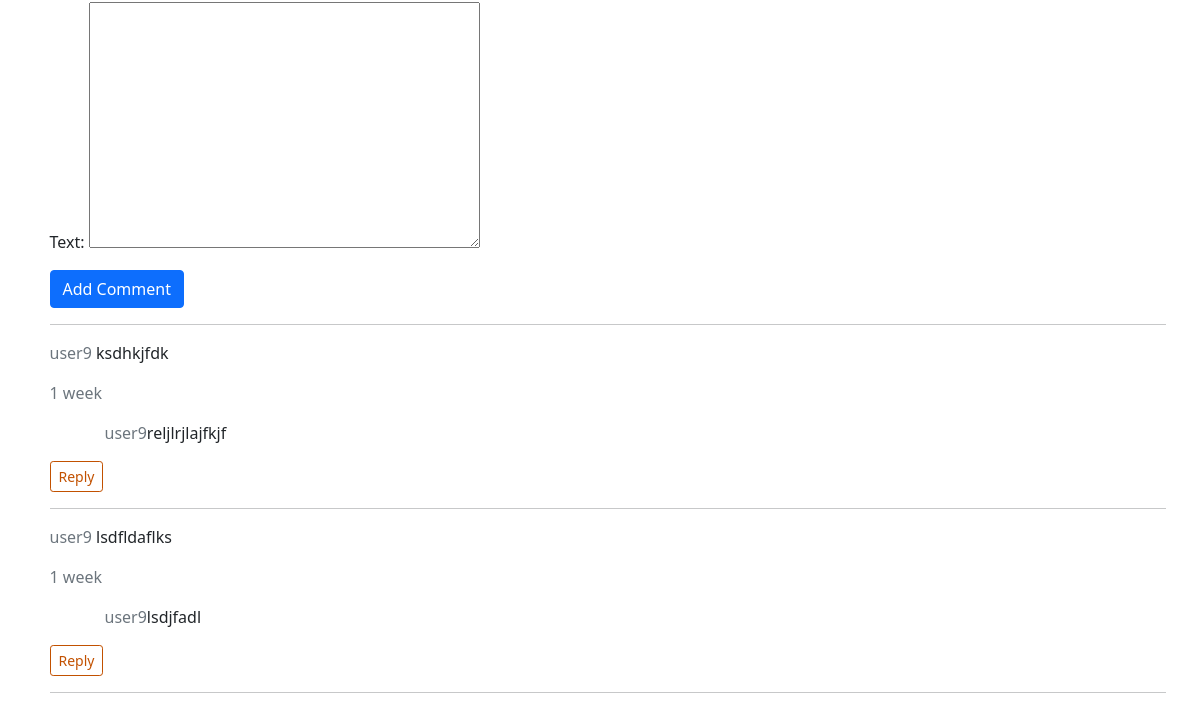
Before: /post/9-apps-that-improved-my-quality-of-life-and-produc/ (lower part) with the older database file.
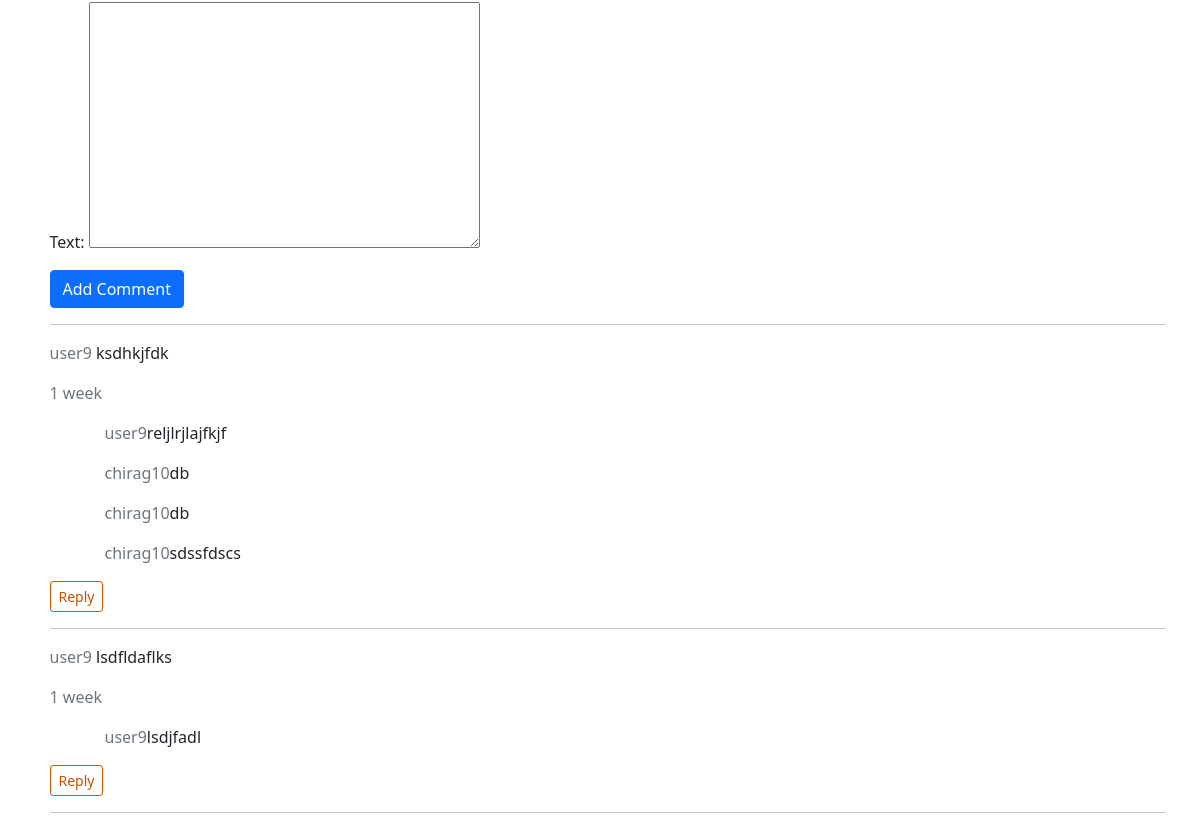
After: the same page with the newer database file.
### blog/models.py (models this page shows, shortened)
class Comment(models.Model):
    user = models.ForeignKey(settings.AUTH_USER_MODEL, on_delete=models.CASCADE,null=True)
    post = models.ForeignKey(Post, on_delete=models.CASCADE,null=True)
    text = models.TextField(null=True)
    created_at = models.DateTimeField(auto_now_add=True,null=True)

class CustomUser(AbstractUser):
    GENDER_CHOICES = (
        ('M', 'Male'),
        ('F', 'Female'),
    )
    COUNTRY_CHOICES = sorted(COUNTRY_CHOICES, key=lambda x: x[1])
    gender = models.CharField(max_length=60,default='M',choices=GENDER_CHOICES,blank=True)
    city = models.CharField(max_length=80,default='Bhilwara',blank=True)
    state = models.CharField(max_length=90,default='Rajasthan',blank=True)
    country = models.CharField(max_length=50,blank=True,default='India',choices=COUNTRY_CHOICES)
    designation = models.CharField(max_length=50,null=True,blank=True)
    img = models.ImageField(blank=True,null=True,upload_to='profile_images/',)
    phone = models.PositiveBigIntegerField(blank=True,default=0000000)
    pincode = models.PositiveIntegerField(blank=True,null=True)
    address = models.TextField(max_length=50,blank=True,null=True)
    dob = models.DateField(blank=True,null=True)

class Reply(models.Model):
    user = models.ForeignKey(settings.AUTH_USER_MODEL, on_delete=models.CASCADE)
    comment = models.ForeignKey(Comment, on_delete=models.CASCADE)
    text = models.TextField()
    created_at = models.DateTimeField(auto_now_add=True)

### blog/views.py (the view, shortened to what this page needs)
# urls.py: path('post/<post_slug>/', views.post_detail, name='post_detail'),
def post_detail(request, post_slug):
    post = get_object_or_404(Post, post_slug=post_slug)
    comments = Comment.objects.filter(post=post)
    comment_form = CommentForm()
    reply_form = ReplyForm()  # Create an instance of ReplyForm
    return render(request, 'blog/post_detail.html', {'post': post, 'comments': comments, 'comment_form': comment_form, 'reply_form': reply_form})

### blog/forms.py
class CommentForm(forms.ModelForm):
    class Meta:
        model = Comment
        fields = ['text']

class ReplyForm(forms.ModelForm):
    class Meta:
        model = Reply
        fields = ['text']

### blog/models.py (called while the page is built)
    def __str__(self):
        return self.title

### blog/templates/blog/post_detail.html (shortened to what this page needs)
{% extends 'blog/base.html' %}
{% block content %}
    <form id="comment-form" method="post" action="{% url 'blog:post_detail' post_slug=post.post_slug %}">
        {{ comment_form.as_p }}
        <button type="submit" class="btn btn-primary">Add Comment</button>
    </form>
    <hr>
    {% for comment in comments %}
        <div class="comment">
            <p><span class="text-muted"> {{ comment.user.username }}</span> {{ comment.text }}</p>
            <p class="text-muted">{{ comment.created_at|timesince }}</p>
            {% for reply in comment.reply_set.all %}
                <div class="reply" style="margin-left: 55px;">
                    <p><span class="text-muted">{{ reply.user.username }}</span>{{ reply.text }}</p>
                </div>
            {% endfor %}
            <a  class="btn btn-secondary btn-sm reply-btn" onclick="replyFrom(this)" >Reply</a>
        </div>
        <hr>
    {% endfor %}
{% endblock %}

Changed rows visible on the page:
added Reply: user.username "chirag10", text "db", shown under Comment "ksdhkjfdk"
added Reply: user.username "chirag10", text "db", shown under Comment "ksdhkjfdk"
added Reply: user.username "chirag10", text "sdssfdscs", shown under Comment "ksdhkjfdk"
